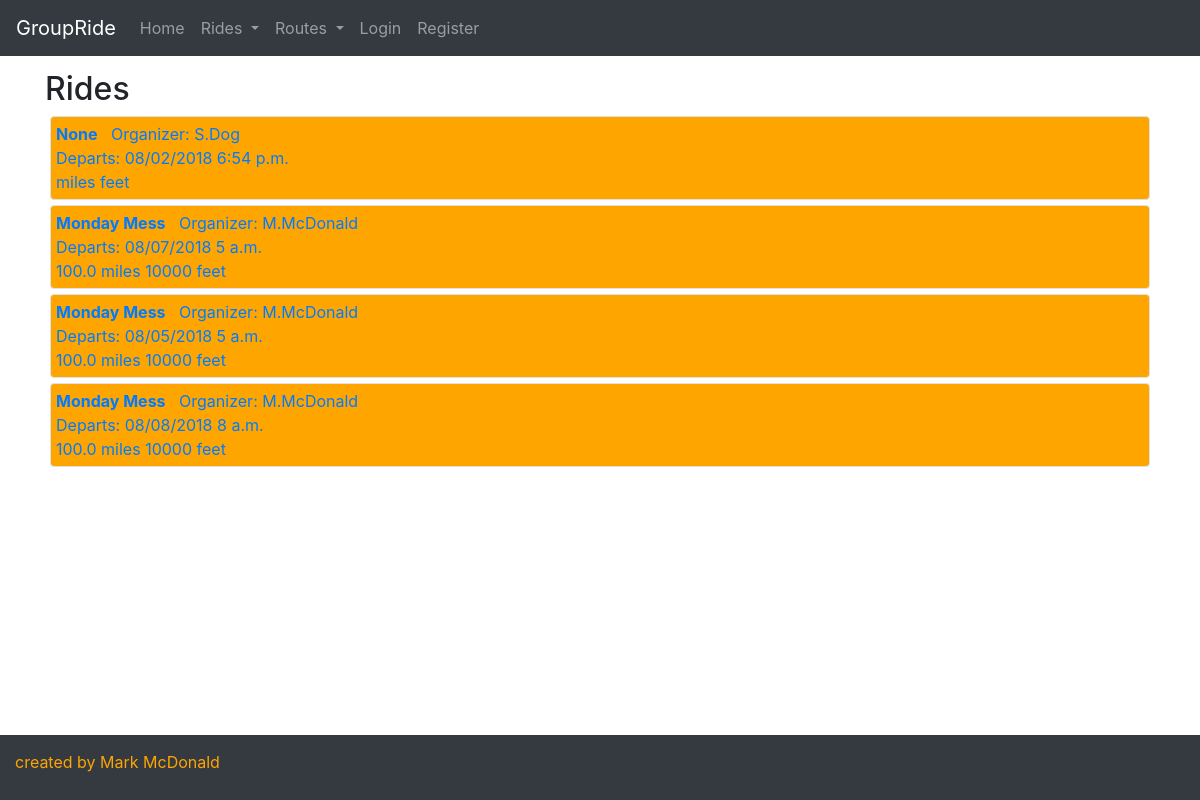
Before: /rides/ with the older database file.
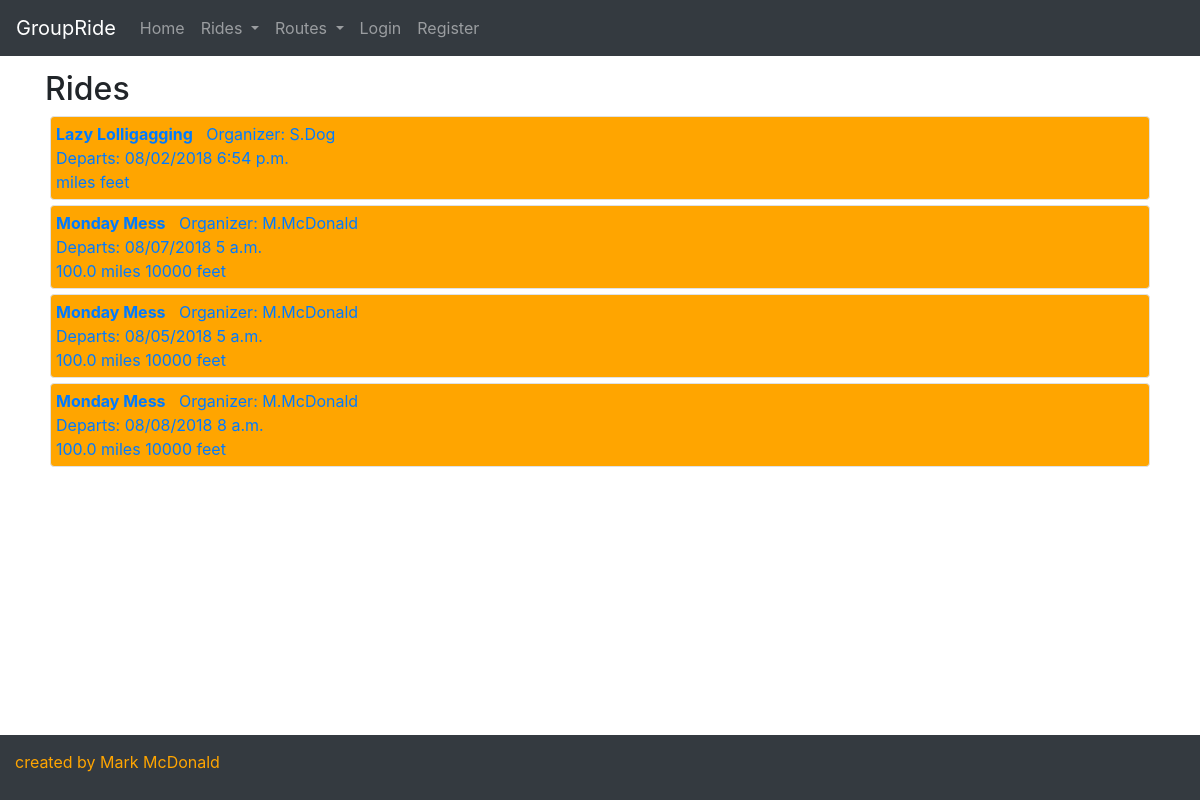
After: the same page with the newer database file.
### groupride/models.py (models this page shows, shortened)
class Ride(models.Model):
    created_by = models.ForeignKey(User, on_delete = models.SET_NULL, blank = True, null = True, related_name = "created_rides")
    created_on = models.DateTimeField(auto_now_add = True, editable = False, blank = False)
    ride_name = models.CharField(max_length = 256, blank = True, null = True)
    ride_date = models.DateTimeField(editable = True, blank = False, null = False)
    private = models.BooleanField(default = False)
    route = models.ForeignKey(Route, on_delete = models.SET_NULL, blank = True, null = True, related_name = "rides")
    confirmed_riders = models.ManyToManyField(User, related_name = "confirmed_ride")
    invited_riders = models.ManyToManyField(User, related_name = "invited_ride")
    comments = models.ManyToManyField(Comment, blank = True)

### groupride/views.py (the view)
# urls.py: path("rides/", views.rides, name="rides"),
def rides(request):
    rides = Ride.objects.all()
    context = {'rides': rides,}
    return render(request, "groupride/rides.html", context)

### groupride/templates/groupride/rides.html (shortened to what this page needs)
{% extends 'groupride/template.html' %}
{% block body %}
  <div class="container">
    <h2>Rides</h2>
    <div class="panel-group">
    {% for ride in rides %}
    <a href="/ride/{{ride.id}}">
      <div class="ride_header border rounded">
        <div>
          <span class=""><strong>{{ride.ride_name}}</strong></span>
          <span class="">&nbsp Organizer: {{ride.created_by.first_name|slice:":1" }}.{{ride.created_by.last_name}} </span>
        </div>
        <div>
          <span class="">Departs: {{ ride.ride_date|date:"SHORT_DATE_FORMAT" }} {{ ride.ride_date|time:"TIME_FORMAT" }} </span>
        </div>
        <div>
          <span class="">{{ride.route.miles}} miles </span>
          <span class="">{{ride.route.vertical_feet}} feet</span>
        </div>
      </div>
    </a>
    {% endfor %}
    </div>
  </div>
{% endblock %}

Changed rows visible on the page:
changed Ride "Dog": ride_name "None" → "Lazy Lolligagging"
